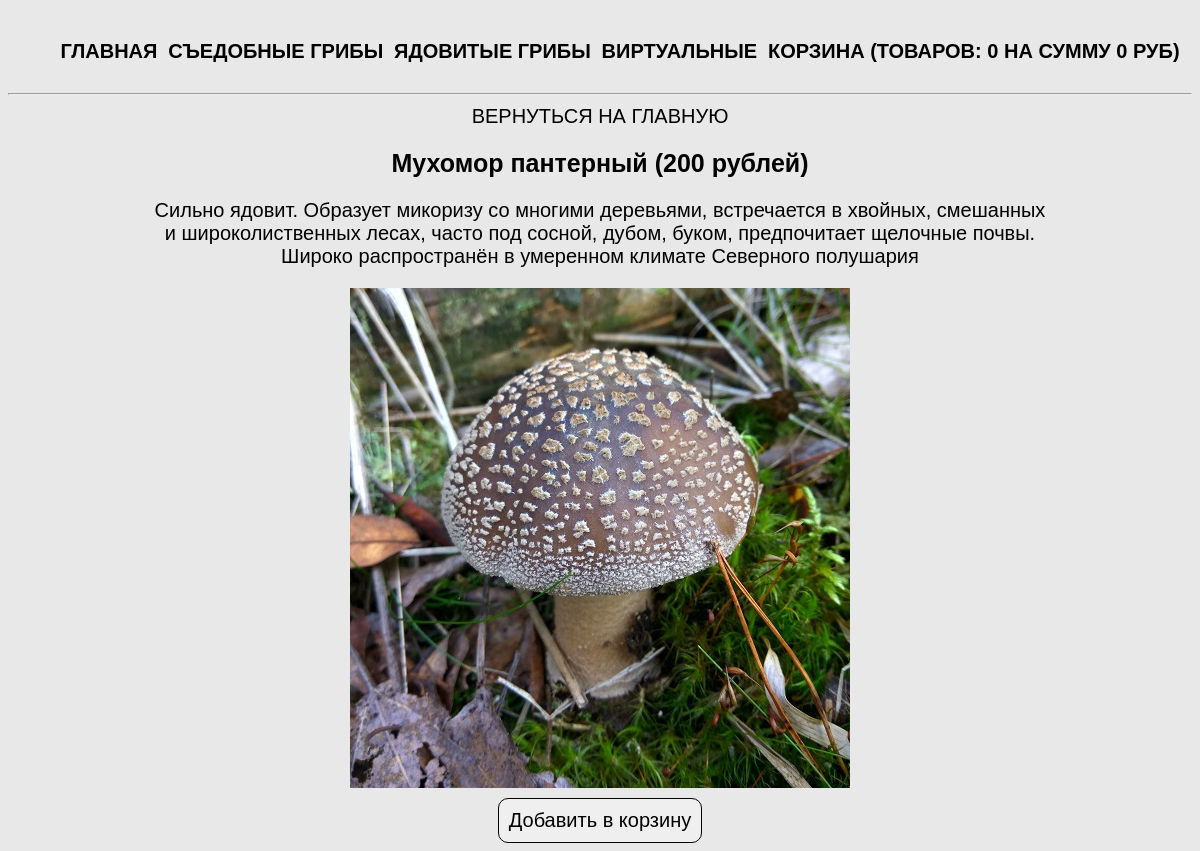
The app's page /product.php?product=panther with its own data.
### tables this page shows
CREATE TABLE `categories` (
  `id` int(10) NOT NULL,
  `name` varchar(50) NOT NULL,
  `rus_name` varchar(50) NOT NULL
);

CREATE TABLE `products` (
  `id` int(11) NOT NULL,
  `title` varchar(50) NOT NULL,
  `category` varchar(50) NOT NULL,
  `price` int(10) NOT NULL,
  `rus_name` varchar(50) NOT NULL,
  `img` varchar(50) NOT NULL,
  `description` text
);

### product.php (the view, shortened to what this page needs)
<?php
require_once 'db/db.php';
if (isset($_GET['product'])) {
    $currentProduct = $_GET['product'];
    $product = $connect->query("SELECT * FROM products WHERE title='$currentProduct'");
    $product = $product->fetch(PDO::FETCH_ASSOC);
}
require_once 'parts/header.php';
?>
<div class="product-card">
    <a href="index.php">Вернуться на главную</a>
    <h2><? echo $product['rus_name'] ?> (<? echo $product['price'] ?> рублей)</h2>
    <div class="descr"><? echo $product['description'] ?></div>
    <img width="300" src="img/<? echo $product['img'] ?>" alt="<? echo $product['rus_name'] ?>">
    <? require 'parts/add-form.php' ?>
</div>

### parts/header.php (shortened to what this page needs)
<?php
    require_once 'db/db.php';
    $categories = $connect->query("SELECT * FROM categories");
    $categories = $categories->fetchAll(PDO::FETCH_ASSOC);
?>
<!doctype html>
<html lang="ru">
<head>
    <link rel="stylesheet" href="css/style.css">
</head>
<body>
<nav>
    <ul>
        <li><a href="index.php">Главная</a></li>
        <? foreach ($categories as $catgory) { ?>
        <li><a href="index.php?category=<? echo $catgory['name']?>"><? echo $catgory['rus_name'] ?></a></li>
        <? } ?>
        <li><a href="cart.php">Корзина (Товаров: <? echo $_SESSION['totalQuantity'] ? : 0 ?> на сумму <? echo $_SESSION['totalPrice'] ? : 0 ?> руб)</a></li>
    </ul>
</nav>
<hr>

### css/style.css (style rules this page uses)
* { font-family: 'Arial', sans-serif; font-size: 20px; }
body { margin-top: 20px; background-color: #e8e8e8; }
a { text-decoration: none; text-transform: uppercase; color: #000000; -webkit-transition: all .3s; -moz-transition: all .3s; -ms-transition: all .3s; -o-transition: all .3s; transition: all .3s; }
h2 { font-size: 25px; }
img { width: 100%; }
.main, nav { width: 1170px; margin: auto; display: flex; flex-wrap: wrap; justify-content: space-around; }
nav ul { display: flex; list-style: none; width: 100%; justify-content: space-around; font-weight: 700; }
.cart, .product-card { text-align: center; width: 900px; margin: auto; }
.descr { margin-bottom: 20px; }
.product-card img { width: 500px; }

### records on screen
categories: rus_name "СЪЕДОБНЫЕ ГРИБЫ"
categories: rus_name "ЯДОВИТЫЕ ГРИБЫ"
categories: rus_name "ВИРТУАЛЬНЫЕ"
products: rus_name "Мухомор пантерный", price "200", description "Сильно ядовит. Образует микоризу со многими деревьями, встречается в хвойных, смешанных и широколиственных лесах, часто под сосной, дубом, буком, предпочитает щелочные почвы. Широко распространён в умеренном климате Северного полушария", img (picture)

### other values on screen
$_SESSION['totalQuantity'] ? : 0 "0"
$_SESSION['totalPrice'] ? : 0 "0"
